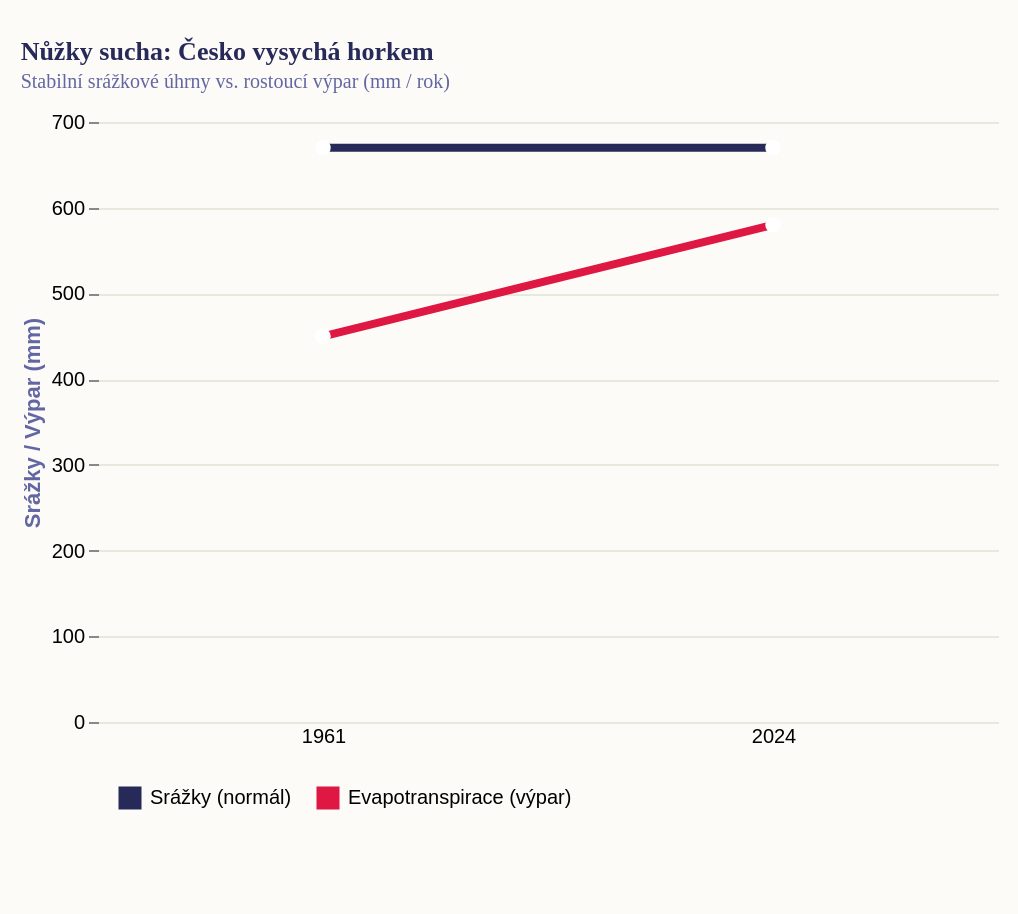

Specify this chart in Vega-Lite:
### Vega-Lite specification from a JSON file in a GitHub repository (floating-point values rounded to 4 significant figures)
{"_source": "Zdroj: ČHMÚ, Intersucho, Fakta o klimatu (1961–2024)", "$schema": "https://vega.github.io/schema/vega-lite/v5.json", "description": "Nůžky sucha: Stabilní srážky vs. rostoucí výpar (1961-2024)", "width": 450, "height": 300, "padding": {"top": 20, "left": 10, "right": 10, "bottom": 40}, "autosize": {"type": "pad", "resize": true}, "background": "#fdfbf7", "title": {"text": "Nůžky sucha: Česko vysychá horkem", "subtitle": "Stabilní srážkové úhrny vs. rostoucí výpar (mm / rok)", "font": "Roboto Slab", "fontSize": 13, "fontWeight": "bold", "anchor": "start", "color": "#272a59", "subtitleFont": "Work Sans", "subtitleFontSize": 10, "subtitleColor": "#6267a3", "offset": 10}, "data": {"values": [{"year": 1961, "type": "Srážky (normál)", "val": 670}, {"year": 2024, "type": "Srážky (normál)", "val": 670}, {"year": 1961, "type": "Evapotranspirace (výpar)", "val": 450}, {"year": 2024, "type": "Evapotranspirace (výpar)", "val": 580}]}, "layer": [{"mark": {"type": "line", "strokeWidth": 4, "point": {"size": 60, "fill": "white", "strokeWidth": 2}}, "encoding": {"x": {"field": "year", "type": "ordinal", "title": null, "axis": {"labelAngle": 0, "ticks": false, "domain": false}}, "y": {"field": "val", "type": "quantitative", "title": "Srážky / Výpar (mm)", "axis": {"gridColor": "#e8e8dc", "domain": false}}, "color": {"field": "type", "type": "nominal", "scale": {"domain": ["Srážky (normál)", "Evapotranspirace (výpar)"], "range": ["#272a59", "#de1743"]}, "legend": {"title": null, "orient": "bottom", "offset": 10, "symbolType": "square", "padding": 10}}}}], "config": {"view": {"stroke": "transparent"}, "title": {"font": "Roboto Slab", "fontWeight": "bold", "fontSize": 13, "anchor": "start", "color": "#272a59", "subtitleFont": "Work Sans", "subtitleFontSize": 10, "subtitleColor": "#6267a3"}, "axis": {"titleColor": "#6267a3"}, "legend": {}}}
